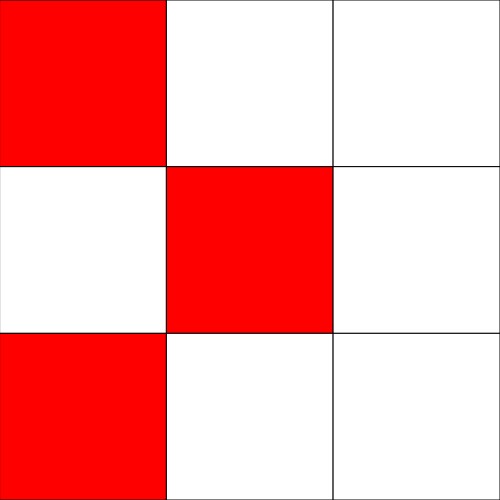
Frame 1 (no input)
Frame 60 (no input): identical to frame 1, image omitted
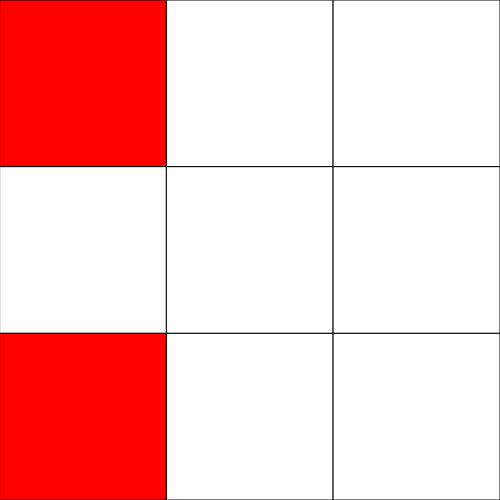
Frame 120 (the mouse pressed at the canvas centre since frame 60)

The p5.js sketch that drew these frames (run headless with seeded random() and noise() and a simulated clock; from frame 60 on, the mouse is pressed at the canvas centre):

// p5.js sketch
// ── sketch.js
// McRavenTuazon
// 4/9/2018
//
let rows = 3;
let cols = 3;
let grid;
let cellS;

// function preload() {
//
// }

function setup() {
  createCanvas(500, 500);
  cellS = width/ cols;
  grid = Random2dArray(cols,rows);
}

function draw() {
  background(0);
  drawGrid();
}

function drawGrid(){
  for (let x=0; x<cols; x++){
    for (let y=0; y<rows; y++){
      if (grid[x][y]===0) {
        fill(255);
      }
      else {
        fill(255,0,0);
      }
      rect(x*cellS, y*cellS, cellS, cellS);
    }
  }
}

function mousePressed() {
  let xcoord = floor(mouseX / cellS);
  let ycoord = floor(mouseY / cellS);

  if (grid[xcoord][ycoord] === 1) {
    grid[xcoord][ycoord] = 0;
  }
  else {
    grid[xcoord][ycoord] = 1;
  }
}

function keyPressed() {
  grid = Random2dArray(cols, rows);
}

function Random2dArray(cols, rows) {
  let randomGrid = [];
  for (let x=0; x<cols; x++) {
    randomGrid.push([]);
    for (let y=0; y<rows; y++) {
      if (random(100) < 50) {
        randomGrid[x].push(0);
      }
      else {
        randomGrid[x].push(1);
      }
    }
  }
  return randomGrid;
}

function keyPressed(){
  
}
